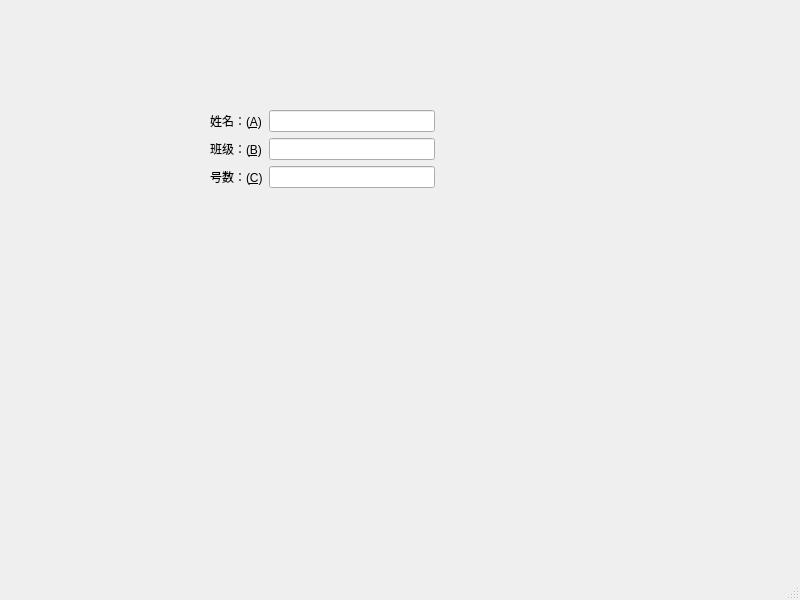
<?xml version="1.0" encoding="UTF-8"?>
<ui version="4.0">
 <class>MainWindow</class>
 <widget class="QMainWindow" name="MainWindow">
  <property name="geometry">
   <rect>
    <x>0</x>
    <y>0</y>
    <width>800</width>
    <height>600</height>
   </rect>
  </property>
  <property name="windowTitle">
   <string>MainWindow</string>
  </property>
  <widget class="QWidget" name="centralwidget">
   <widget class="QWidget" name="">
    <property name="geometry">
     <rect>
      <x>210</x>
      <y>110</y>
      <width>225</width>
      <height>79</height>
     </rect>
    </property>
    <layout class="QGridLayout" name="gridLayout">
     <item row="0" column="0">
      <widget class="QLabel" name="label">
       <property name="text">
        <string>姓名：(&amp;A)</string>
       </property>
       <property name="buddy">
        <cstring>lineEdit</cstring>
       </property>
      </widget>
     </item>
     <item row="0" column="1">
      <widget class="QLineEdit" name="lineEdit"/>
     </item>
     <item row="1" column="0">
      <widget class="QLabel" name="label_2">
       <property name="text">
        <string>班级：(&amp;B)</string>
       </property>
       <property name="buddy">
        <cstring>lineEdit_2</cstring>
       </property>
      </widget>
     </item>
     <item row="1" column="1">
      <widget class="QLineEdit" name="lineEdit_2"/>
     </item>
     <item row="2" column="0">
      <widget class="QLabel" name="label_3">
       <property name="text">
        <string>号数：(&amp;C)</string>
       </property>
       <property name="buddy">
        <cstring>lineEdit_3</cstring>
       </property>
      </widget>
     </item>
     <item row="2" column="1">
      <widget class="QLineEdit" name="lineEdit_3"/>
     </item>
    </layout>
   </widget>
  </widget>
  <widget class="QMenuBar" name="menubar">
   <property name="geometry">
    <rect>
     <x>0</x>
     <y>0</y>
     <width>800</width>
     <height>26</height>
    </rect>
   </property>
  </widget>
  <widget class="QStatusBar" name="statusbar"/>
 </widget>
 <resources/>
 <connections/>
</ui>
